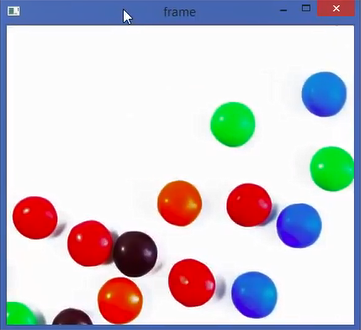
#> input picture object detection and tracking/course.PNG, 361 x 330 px
$ python object_detection.py
#> lines starting #> are read from the running program, lines starting #| are printed output that depends on the picture; after the words box and inside, x2 and y2 are one past the last pixel; in counts of white or black regions, pixels touching at a corner belong together
# Object detection and tracking.
import numpy as np
import cv2

while True:
    # Image read
    frame = cv2.imread('course.PNG')
#> frame is the input picture: shape (330, 361, 3); mean B, G, R 207.7, 199.4, 204.8

    '''Convert colored image into a HSV image. This conversion is often
    performed because it allows for easier color-based segmentation.'''
    hsv = cv2.cvtColor(frame, cv2.COLOR_BGR2HSV)
#> hsv: shape (330, 361, 3); mean H, S, V 49.5, 60.8, 231.5

    '''Here, lower and upper thresholds are defined to create a mask that
    isolates a specific color range. In this case, the code is targeting
    a blue color range. The values specified in the arrays correspond to
    the lower and upper limits of the HSV values for the blue color.'''
    lower_blue = np.array([110, 50, 50])
    upper_blue = np.array([130, 250, 250])

    '''Creates a binary mask where white pixels represent the areas in the
    frame that fall within the specified color range and black pixels
    represent the areas outside that range. in other word White pixels
    represent the target color, while black pixels represent other colors.'''
    mask = cv2.inRange(hsv, lower_blue, upper_blue)
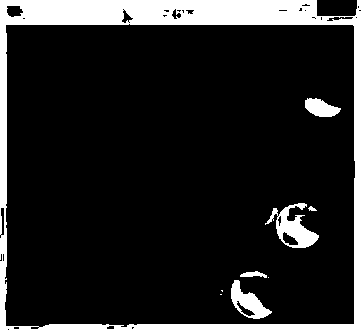
#> mask: shape (330, 361); 13.7% white; 9 white regions (3 under 20 px), largest, box (x1, y1, x2, y2) and area: (0, 0, 361, 330) 14004, (265, 203, 319, 248) 1006, (231, 280, 272, 319) 702, (305, 98, 341, 117) 451, (240, 271, 267, 278) 110, (308, 206, 317, 211) 27

    '''performs a bitwise AND operation between the frame and the mask.
    This operation retains only the pixels in the frame where the
    corresponding mask pixels are white, effectively isolating the blue
    object or region of interest.'''
    result = cv2.bitwise_and(frame, frame, mask = mask)
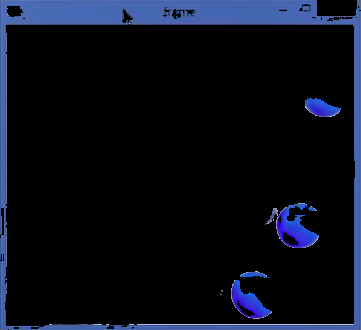
#> result: shape (330, 361, 3); mean B, G, R 24.2, 13.4, 9.8

    # This is going to open three windows
    cv2.imshow('frame', frame)
    cv2.imshow('mask', mask)
    cv2.imshow('result', result)

    k = cv2.waitKey(1)
#> (key Esc is pressed here)
    # If the pressed key is escape key
    if k == 27:
        break

cv2.destroyAllWindows()
